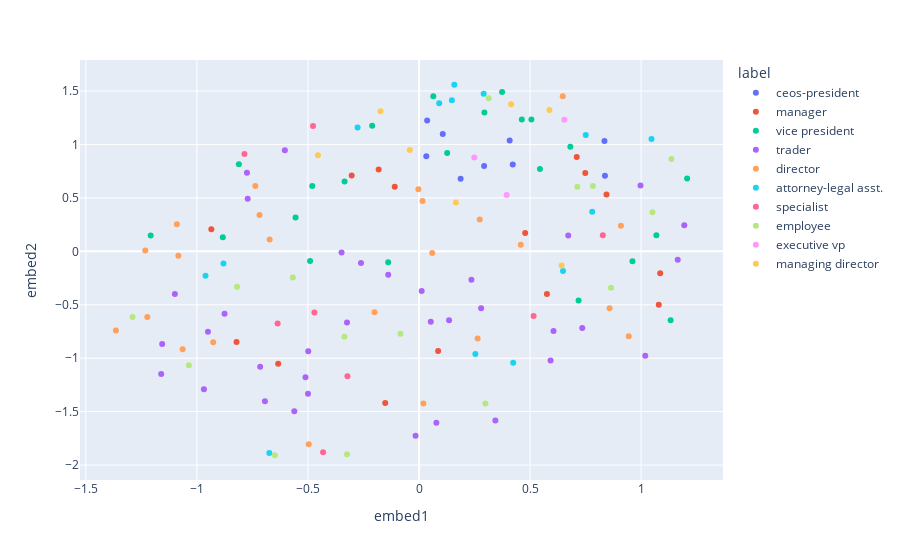

Notebook cell for this chart:
### Code cell
algo = GraphCaseWrapper
with open(os.devnull, 'w') as devnull:
    with contextlib.redirect_stdout(devnull):
        _, tbl_gc = calculate_graphcase_embedding(
            G, algo.LOCATION, params=algo.COMP_PARAMS, verbose=False, algo=algo
        )
plotly_embedding(tbl_gc)

### Figure 1 — Plotly figure (JSON) as saved in the notebook; plotly's stock layout.template omitted (floating-point values rounded to 4 significant figures)
{"data": [{"customdata": [[0, "ceos-president", 0], [15, "ceos-president", 0], [21, "ceos-president", 0], [26, "ceos-president", 0], [50, "ceos-president", 0], [95, "ceos-president", 0], [111, "ceos-president", 0], [119, "ceos-president", 0], [122, "ceos-president", 0]], "hovertemplate": "label=%{customdata[1]}<br>embed1=%{x}<br>embed2=%{y}<br>id=%{customdata[0]}<br>label_id=%{customdata[2]}<extra></extra>", "legendgroup": "ceos-president", "marker": {"color": "#636efa", "symbol": "circle"}, "mode": "markers", "name": "ceos-president", "orientation": "v", "showlegend": true, "type": "scatter", "x": [0.4221, 0.03672, 0.4083, 0.835, 0.2931, 0.8372, 0.107, 0.1874, 0.03289], "xaxis": "x", "y": [0.8118, 1.224, 1.038, 1.032, 0.7983, 0.7065, 1.098, 0.6782, 0.8903], "yaxis": "y"}, {"customdata": [[1, "manager", 1], [7, "manager", 1], [13, "manager", 1], [19, "manager", 1], [33, "manager", 1], [42, "manager", 1], [49, "manager", 1], [68, "manager", 1], [71, "manager", 1], [97, "manager", 1], [99, "manager", 1], [114, "manager", 1], [117, "manager", 1], [131, "manager", 1], [150, "manager", 1]], "hovertemplate": "label=%{customdata[1]}<br>embed1=%{x}<br>embed2=%{y}<br>id=%{customdata[0]}<br>label_id=%{customdata[2]}<extra></extra>", "legendgroup": "manager", "marker": {"color": "#EF553B", "symbol": "circle"}, "mode": "markers", "name": "manager", "orientation": "v", "showlegend": true, "type": "scatter", "x": [-0.8215, -0.1817, 1.086, 0.576, -0.3032, 0.8442, 0.4781, 1.08, 0.7486, -0.935, 0.08617, -0.6341, -0.1093, 0.7102, -0.152], "xaxis": "x", "y": [-0.848, 0.765, -0.2051, -0.3993, 0.7105, 0.5329, 0.1704, -0.4993, 0.7329, 0.2067, -0.9323, -1.051, 0.6051, 0.8824, -1.418], "yaxis": "y"}, {"customdata": [[2, "vice president", 2], [14, "vice president", 2], [28, "vice president", 2], [31, "vice president", 2], [34, "vice president", 2], [40, "vice president", 2], [44, "vice president", 2], [56, "vice president", 2], [60, "vice president", 2], [62, "vice president", 2], [67, "vice president", 2], [70, "vice president", 2], [72, "vice president", 2], [78, "vice president", 2], [94, "vice president", 2], [98, "vice president", 2], [104, "vice president", 2], [107, "vice president", 2], [120, "vice president", 2], [123, "vice president", 2], [140, "vice president", 2], [148, "vice president", 2]], "hovertemplate": "label=%{customdata[1]}<br>embed1=%{x}<br>embed2=%{y}<br>id=%{customdata[0]}<br>label_id=%{customdata[2]}<extra></extra>", "legendgroup": "vice president", "marker": {"color": "#00cc96", "symbol": "circle"}, "mode": "markers", "name": "vice president", "orientation": "v", "showlegend": true, "type": "scatter", "x": [0.374, -0.3352, 0.4629, 0.961, -0.4807, 0.7184, 0.5445, 1.133, -0.2108, 1.069, -0.811, 0.5062, 0.06435, -0.8834, 0.6814, -0.1386, 0.1269, 0.2945, 1.207, -0.5558, -1.208, -0.4904], "xaxis": "x", "y": [1.492, 0.6539, 1.233, -0.09287, 0.6126, -0.4608, 0.7702, -0.6445, 1.174, 0.1505, 0.816, 1.234, 1.452, 0.1317, 0.9779, -0.1012, 0.9206, 1.3, 0.6822, 0.3163, 0.1472, -0.08945], "yaxis": "y"}, {"customdata": [[3, "trader", 3], [5, "trader", 3], [9, "trader", 3], [20, "trader", 3], [22, "trader", 3], [24, "trader", 3], [27, "trader", 3], [36, "trader", 3], [39, "trader", 3], [53, "trader", 3], [59, "trader", 3], [61, "trader", 3], [63, "trader", 3], [74, "trader", 3], [80, "trader", 3], [85, "trader", 3], [88, "trader", 3], [91, "trader", 3], [92, "trader", 3], [96, "trader", 3], [105, "trader", 3], [116, "trader", 3], [118, "trader", 3], [121, "trader", 3], [124, "trader", 3], [126, "trader", 3], [127, "trader", 3], [128, "trader", 3], [129, "trader", 3], [133, "trader", 3], [136, "trader", 3], [137, "trader", 3], [139, "trader", 3], [142, "trader", 3], [143, "trader", 3]], "hovertemplate": "label=%{customdata[1]}<br>embed1=%{x}<br>embed2=%{y}<br>id=%{customdata[0]}<br>label_id=%{customdata[2]}<extra></extra>", "legendgroup": "trader", "marker": {"color": "#ab63fa", "symbol": "circle"}, "mode": "markers", "name": "trader", "orientation": "v", "showlegend": true, "type": "scatter", "x": [0.236, -0.5111, 0.7349, -0.6936, -0.5615, -0.4987, 0.1354, 0.6057, 0.6719, -1.161, -0.715, -0.9684, -1.156, -0.01542, 1.165, 0.01206, -0.4997, -0.9503, -0.8755, 0.9974, -0.3487, -0.1386, 1.194, -0.3242, -0.7713, 0.3438, 0.05299, -0.2611, 0.2797, 0.5924, 1.019, -1.099, -0.7746, 0.07826, -0.604], "xaxis": "x", "y": [-0.2666, -1.178, -0.7174, -1.403, -1.497, -0.9347, -0.6457, -0.7445, 0.1486, -1.147, -1.081, -1.291, -0.8666, -1.726, -0.07869, -0.3701, -1.333, -0.7514, -0.5834, 0.6171, -0.0113, -0.218, 0.2435, -0.6656, 0.4916, -1.583, -0.66, -0.1085, -0.5335, -1.023, -0.9778, -0.3982, 0.7343, -1.604, 0.946], "yaxis": "y"}, {"customdata": [[4, "director", 4], [25, "director", 4], [41, "director", 4], [48, "director", 4], [51, "director", 4], [55, "director", 4], [69, "director", 4], [75, "director", 4], [83, "director", 4], [84, "director", 4], [87, "director", 4], [90, "director", 4], [101, "director", 4], [103, "director", 4], [113, "director", 4], [115, "director", 4], [125, "director", 4], [132, "director", 4], [135, "director", 4], [141, "director", 4], [144, "director", 4], [146, "director", 4], [147, "director", 4]], "hovertemplate": "label=%{customdata[1]}<br>embed1=%{x}<br>embed2=%{y}<br>id=%{customdata[0]}<br>label_id=%{customdata[2]}<extra></extra>", "legendgroup": "director", "marker": {"color": "#FFA15A", "symbol": "circle"}, "mode": "markers", "name": "director", "orientation": "v", "showlegend": true, "type": "scatter", "x": [0.6472, -1.083, 0.4582, 0.2734, -1.365, -0.2003, 0.2641, -1.223, 0.9091, -0.9266, 0.05948, -0.6724, -0.002898, -0.7181, -0.4965, -1.09, -1.064, 0.0198, -0.737, 0.9443, 0.858, 0.0157, -1.232], "xaxis": "x", "y": [1.451, -0.04193, 0.06093, 0.2987, -0.7418, -0.5689, -0.8159, -0.6144, 0.2388, -0.8519, -0.01658, 0.1117, 0.5814, 0.3402, -1.804, 0.253, -0.9153, -1.425, 0.6122, -0.7958, -0.5331, 0.4716, 0.008728], "yaxis": "y"}, {"customdata": [[6, "attorney-legal asst.", 5], [11, "attorney-legal asst.", 5], [16, "attorney-legal asst.", 5], [30, "attorney-legal asst.", 5], [38, "attorney-legal asst.", 5], [45, "attorney-legal asst.", 5], [52, "attorney-legal asst.", 5], [73, "attorney-legal asst.", 5], [76, "attorney-legal asst.", 5], [79, "attorney-legal asst.", 5], [82, "attorney-legal asst.", 5], [93, "attorney-legal asst.", 5], [102, "attorney-legal asst.", 5], [138, "attorney-legal asst.", 5]], "hovertemplate": "label=%{customdata[1]}<br>embed1=%{x}<br>embed2=%{y}<br>id=%{customdata[0]}<br>label_id=%{customdata[2]}<extra></extra>", "legendgroup": "attorney-legal asst.", "marker": {"color": "#19d3f3", "symbol": "circle"}, "mode": "markers", "name": "attorney-legal asst.", "orientation": "v", "showlegend": true, "type": "scatter", "x": [0.159, -0.8804, 0.148, -0.6739, 0.09089, -0.2765, 0.6484, -0.9612, 0.7507, 0.7798, 0.2538, 1.047, 0.2912, 0.424], "xaxis": "x", "y": [1.559, -0.1135, 1.413, -1.887, 1.385, 1.159, -0.1841, -0.229, 1.088, 0.3706, -0.9613, 1.05, 1.475, -1.043], "yaxis": "y"}, {"customdata": [[8, "specialist", 6], [18, "specialist", 6], [54, "specialist", 6], [58, "specialist", 6], [86, "specialist", 6], [100, "specialist", 6], [130, "specialist", 6], [149, "specialist", 6]], "hovertemplate": "label=%{customdata[1]}<br>embed1=%{x}<br>embed2=%{y}<br>id=%{customdata[0]}<br>label_id=%{customdata[2]}<extra></extra>", "legendgroup": "specialist", "marker": {"color": "#FF6692", "symbol": "circle"}, "mode": "markers", "name": "specialist", "orientation": "v", "showlegend": true, "type": "scatter", "x": [-0.6366, -0.4319, -0.7858, 0.5159, 0.8277, -0.4772, -0.4709, -0.3222], "xaxis": "x", "y": [-0.6757, -1.879, 0.9097, -0.6043, 0.1497, 1.172, -0.5717, -1.17], "yaxis": "y"}, {"customdata": [[10, "employee", 7], [12, "employee", 7], [17, "employee", 7], [23, "employee", 7], [29, "employee", 7], [35, "employee", 7], [43, "employee", 7], [46, "employee", 7], [47, "employee", 7], [77, "employee", 7], [89, "employee", 7], [106, "employee", 7], [108, "employee", 7], [110, "employee", 7], [112, "employee", 7]], "hovertemplate": "label=%{customdata[1]}<br>embed1=%{x}<br>embed2=%{y}<br>id=%{customdata[0]}<br>label_id=%{customdata[2]}<extra></extra>", "legendgroup": "employee", "marker": {"color": "#B6E880", "symbol": "circle"}, "mode": "markers", "name": "employee", "orientation": "v", "showlegend": true, "type": "scatter", "x": [1.051, -0.5681, -0.3241, 1.136, -0.8194, 0.7129, -0.08344, -1.036, 0.8643, 0.7828, -1.29, -0.3362, 0.3136, 0.299, -0.6491], "xaxis": "x", "y": [0.3649, -0.2456, -1.899, 0.8642, -0.3314, 0.6045, -0.7715, -1.066, -0.3415, 0.6112, -0.6153, -0.7982, 1.433, -1.424, -1.908], "yaxis": "y"}, {"customdata": [[32, "executive vp", 8], [65, "executive vp", 8], [145, "executive vp", 8]], "hovertemplate": "label=%{customdata[1]}<br>embed1=%{x}<br>embed2=%{y}<br>id=%{customdata[0]}<br>label_id=%{customdata[2]}<extra></extra>", "legendgroup": "executive vp", "marker": {"color": "#FF97FF", "symbol": "circle"}, "mode": "markers", "name": "executive vp", "orientation": "v", "showlegend": true, "type": "scatter", "x": [0.3947, 0.6546, 0.249], "xaxis": "x", "y": [0.528, 1.23, 0.8779], "yaxis": "y"}, {"customdata": [[37, "managing director", 9], [57, "managing director", 9], [64, "managing director", 9], [66, "managing director", 9], [81, "managing director", 9], [109, "managing director", 9], [134, "managing director", 9]], "hovertemplate": "label=%{customdata[1]}<br>embed1=%{x}<br>embed2=%{y}<br>id=%{customdata[0]}<br>label_id=%{customdata[2]}<extra></extra>", "legendgroup": "managing director", "marker": {"color": "#FECB52", "symbol": "circle"}, "mode": "markers", "name": "managing director", "orientation": "v", "showlegend": true, "type": "scatter", "x": [0.6421, 0.5869, -0.0417, 0.4148, 0.1661, -0.1734, -0.455], "xaxis": "x", "y": [-0.1324, 1.322, 0.9484, 1.377, 0.4575, 1.311, 0.8989], "yaxis": "y"}], "layout": {"legend": {"title": {"text": "label"}, "tracegroupgap": 0}, "margin": {"t": 60}, "xaxis": {"anchor": "y", "domain": [0, 1], "title": {"text": "embed1"}}, "yaxis": {"anchor": "x", "domain": [0, 1], "title": {"text": "embed2"}}}}
